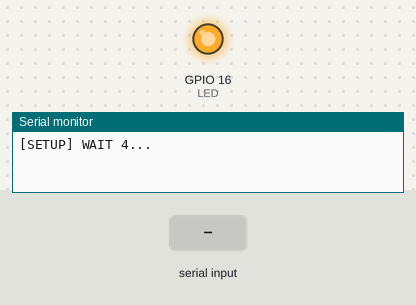
A sketch run on a simulated ESP8266 (NodeMCU). On the bench: output pins drawn as LEDs (lit = HIGH), the last lines printed to the serial monitor. The test bench sets the inputs (shaded band). WiFi joins after 1.5 s; servers stay silent unless stated.

Above: at 0.1 s.
At 15.2 s:
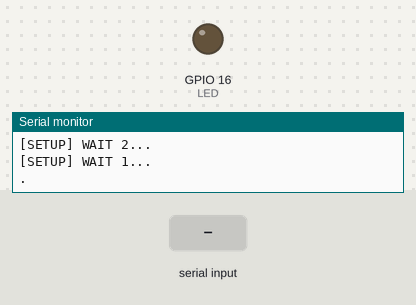
15.3 s: "aaa12345\n" received over Serial
17.8 s: "checkGate1" received over Serial
Timing chart, 0 to 20.8 s (numbered marks = the images above; inputs shaded):
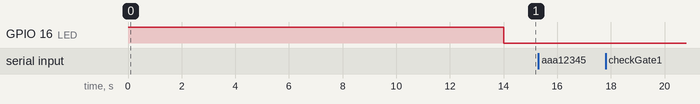

The sketch:

webtest4.ino
```cpp
#include <Arduino.h>

#include <ESP8266WiFi.h>
#include <ESP8266WiFiMulti.h>

#include <ESP8266HTTPClient.h>

#define USE_SERIAL Serial
#define LED 16

String state="";

//const char* ssid = "LAPTOP-7N2NRTRM 3678";
//const char* password = "aaa12345";

const char* ssid = "MyPi";
const char* password = "raspberry";

void setup() {
    pinMode(LED,OUTPUT);
    digitalWrite(LED,HIGH);
    USE_SERIAL.begin(115200);
   // USE_SERIAL.setDebugOutput(true);

    USE_SERIAL.println();
    USE_SERIAL.println();
    USE_SERIAL.println();

    for(uint8_t t = 4; t > 0; t--) {
        USE_SERIAL.printf("[SETUP] WAIT %d...\n", t);
        USE_SERIAL.flush();
        delay(1000);
    }

    WiFi.begin(ssid, password);

    while(WiFi.status() != WL_CONNECTED){
      WiFi.disconnect();
      delay(3000);
      WiFi.begin(ssid, password);
      delay(7000);
      Serial.print(".");
    }
    digitalWrite(LED,LOW);
}

void loop() {
  while(USE_SERIAL.available()){
    state=USE_SERIAL.readString();
    USE_SERIAL.println(state);
    if (state=="checkGate1") checkGate1();
    else if(state=="checkGate2") checkGate2();
  }


}

void checkGate1(){
        HTTPClient http;
        http.begin("http://192.168.42.101/1");

        int httpCode = http.GET();
        if(httpCode == HTTP_CODE_OK)
        {
           Serial.print("HTTP response code ");
           Serial.println(httpCode);
           String response = http.getString();
           Serial.println(response);
        }
        else
        {
           Serial.println("Error in HTTP request");
        }

        http.end();
        state ="idle";
}


void checkGate2(){
        HTTPClient http;
        http.begin("http://192.168.42.101/2");

        int httpCode = http.GET();
        if(httpCode == HTTP_CODE_OK)
        {
           Serial.print("HTTP response code ");
           Serial.println(httpCode);
           String response = http.getString();
           Serial.println(response);
        }
        else
        {
           Serial.println("Error in HTTP request");
        }

        http.end();
        state ="idle";
}
```
